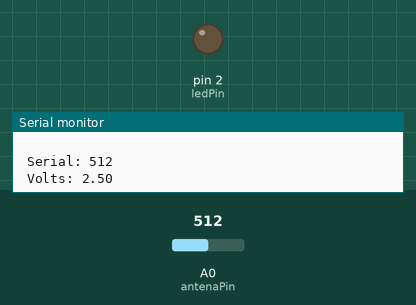
The sketch below on a simulated Arduino Uno, built with avr-gcc and run on an emulated ATmega328P. Shown: output pins drawn as LEDs (lit = HIGH), the last lines printed to the serial monitor. Dashed ring = blinking. Inputs (shaded band) come from the test bench; at power-on: A0 (antenaPin) = 512.

Above: at 2.2 s.
2.3 s: A0 (antenaPin) set to 155
3.8 s: A0 (antenaPin) set to 129
At 4.3 s:
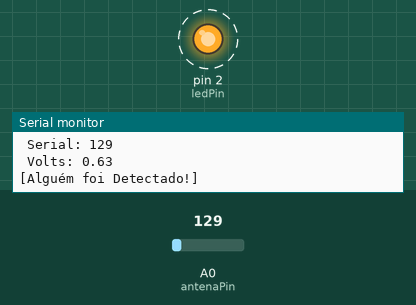
6.8 s: A0 (antenaPin) set to 306
At 8.0 s:
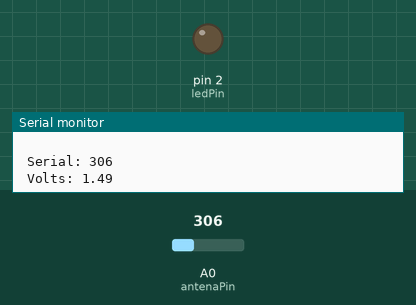
8.5 s: A0 (antenaPin) set to 122
At 9.3 s:
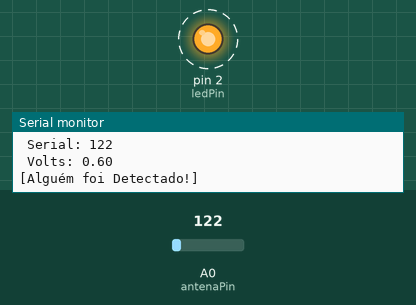
Timing chart, 0 to 12.5 s (numbered marks = the images above; inputs shaded):
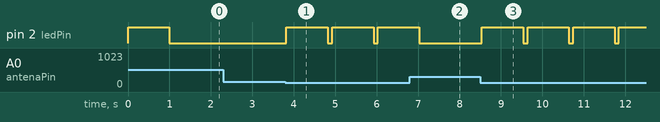

Measured:
- the behaviour switches between 144 and 143 on A0 (antenaPin) (found by bisection; images 0 and 1)
- after the input at 3.8 s, pin 2 (ledPin): alternates HIGH for 1.0 s and LOW for 0.10 s, starting at once
- after the input at 6.8 s, pin 2 (ledPin): goes on until 7.0 s, then stays LOW
- after the input at 8.5 s, pin 2 (ledPin): alternates HIGH for 1.0 s and LOW for 0.10 s, starting at once

The sketch:

Spirit_Detector.ino
```cpp
/*

   # Developers: Sérgio Ferreira & Wagner Annunciato
                                      Em: 01/02/2021

   # Detecção da Variação de Tensão de porta analógica
   por indução.

   # Utilizar um laço indutivo conectado à porta A0 (Analógica) do seu Arduíno
   # Utilizar um Led (+resistor 220ohms no anôdo) na porta 02 (Digital) de seu Arduíno.
*/

// --- Variáveis Globais ---
#define ledPin 2
#define antenaPin A0
int     valSerial = 0;
float   voltagem =0;
float   sensibilidadeVoltagem=0.70; // Parâmetro a ser alterado de acordo com a sua antena, deve ser ajustado
                                    // ...para que se obtenha o melhor resultado, com maior distância nas
                                    // ...captações sem fio.

// --- Função ---
void ligaDesligaLED()
{
  digitalWrite(ledPin,HIGH); //led ligado
  delay(1000);
  digitalWrite(ledPin,LOW); //led desligado
}

// --- Configurações Iniciais ---
void setup() {
  Serial.begin(9600);

  while (!Serial) { /* Espera a porta serial conectar, usado apenas quando coloca-se o cabo USB */ }

  pinMode(antenaPin, INPUT);  // Configura antena
  pinMode(ledPin,OUTPUT);     // Configura o pino do LED como saída

  ligaDesligaLED();           // Piscar o led para testar
}

// --- Loop Infinito ---
void loop() {
  valSerial = analogRead(antenaPin);  // Lê o pino de entrada
  voltagem = valSerial * (5.0 / 1024.0);

  Serial.println(F(" "));
  Serial.print(F(" Serial: ")); Serial.println(valSerial);            // Imprime o valor da leitura na porta serial
  Serial.print(F(" Volts: ")); Serial.println(voltagem);           // imprime o valor da voltagem da porta serial


   /* Se a voltagem cair ou o valSerialor da porta serial chegar a zero então detecta-se uma presença. */
  if(valSerial == 0  || voltagem <= sensibilidadeVoltagem) {
    Serial.println(F(""));
    Serial.println(F("[Alguém foi Detectado!]"));
    Serial.println(F(""));

    ligaDesligaLED();
  }

  delay(100);
}
```
